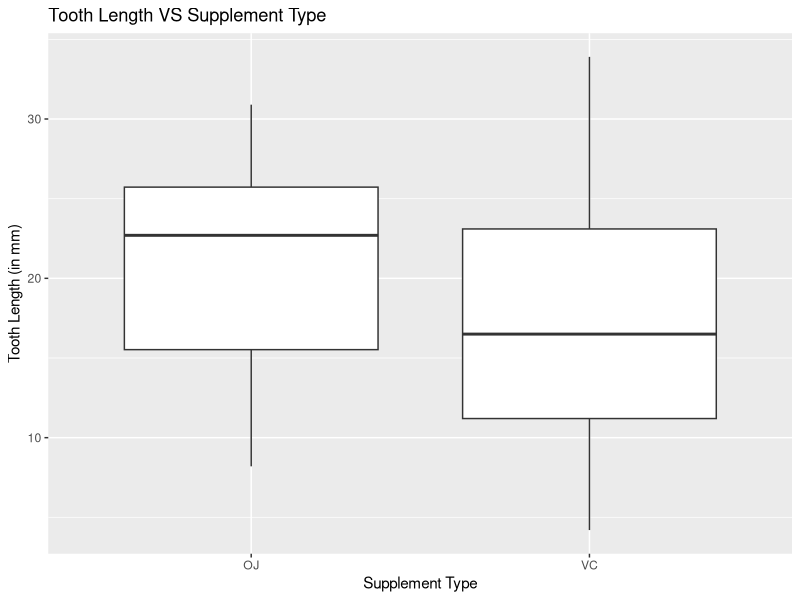
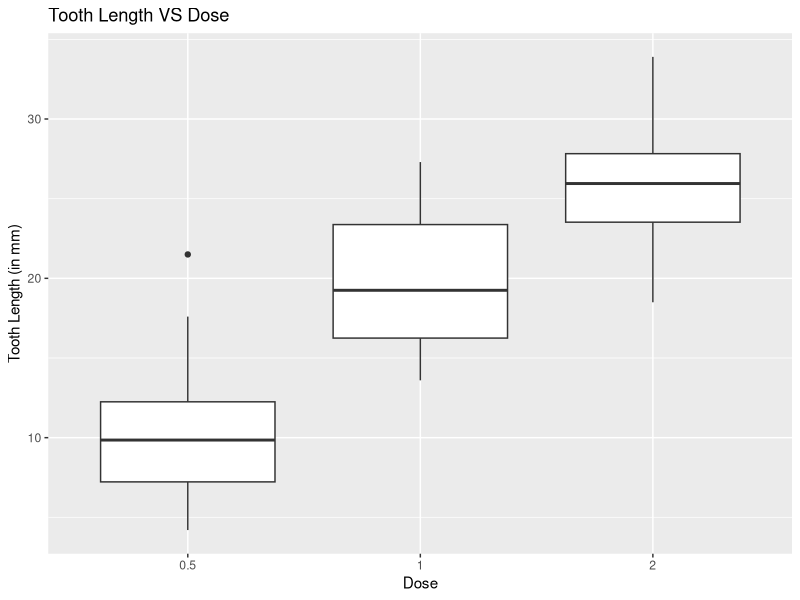
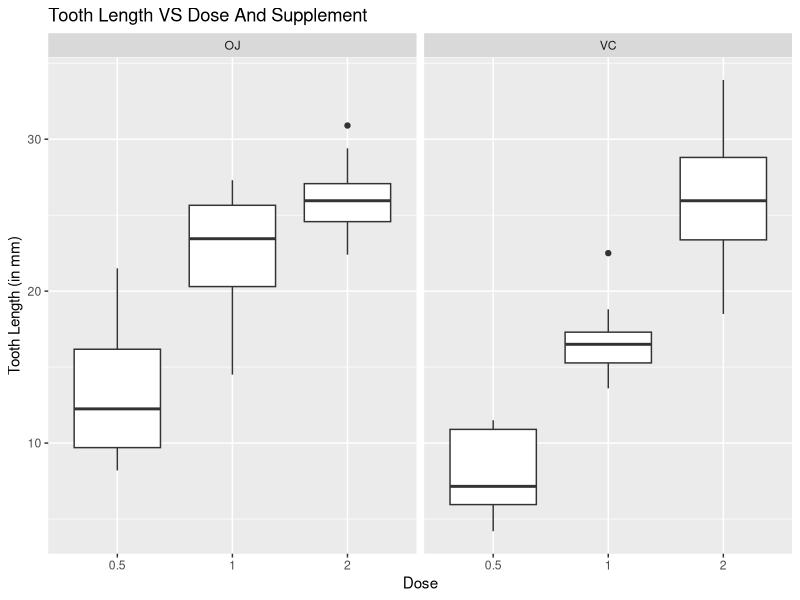

The R script that drew these images, in order: (Note: this script raises an error after producing the figures.)
## ---- chunk 1
knitr::opts_chunk$set(echo = TRUE)
knitr::opts_chunk$set(fig.width=4, fig.height=2) 
## ---- chunk 2
library(datasets)
library(ggplot2)

# Load the dataset
data = ToothGrowth

# Look at data summary
summary(data)

# Check for any missing values
sum(complete.cases(data)) == nrow(data)

# How are doses and supplement divided
table(data$dose,data$supp)

# Check number of unique dose values
unique(data$dose)

# Convert the dose to factor since only three different levels exist
data$dose = as.factor(data$dose)

## ---- chunk 3

# Tooth Length Variation with supplement
p = ggplot(data,aes(supp,len))
p = p + geom_boxplot() + xlab('Supplement Type') + ylab('Tooth Length (in mm)') + 
  labs(title='Tooth Length VS Supplement Type')
print(p)
# Tooth Length Variation with doses
p = ggplot(data,aes(dose,len))
p = p + geom_boxplot() + xlab('Dose') + ylab('Tooth Length (in mm)') + 
  labs(title='Tooth Length VS Dose')
print(p)
# Tooth Length Variation with doses
p = ggplot(data,aes(dose,len))
p = p + geom_boxplot() + xlab('Dose') + ylab('Tooth Length (in mm)') + 
  labs(title='Tooth Length VS Dose And Supplement') + facet_wrap(~supp)
print(p)
## ---- chunk 4
# Does Tooth Length vary with Dose for Orange Juice?  
df = data[data$supp=="OJ" & data$dose %in% c(0.5,1.0),]
t.test(len ~ dose, data = df, var.equal=FALSE, paired = FALSE, alternative="greater")

df = data[data$supp=="OJ" & data$dose %in% c(1.0,2.0),]
t.test(len ~ dose, data = df, var.equal=FALSE, paired = FALSE, alternative="greater")
## ---- chunk 5

# Does Tooth Length vary with Dose for Vitamin C?  
df = data[data$supp=="VC" & data$dose %in% c(0.5,1.0),]
t.test(len ~ dose, data = df, var.equal=FALSE, paired = FALSE, alternative="greater")

df = data[data$supp=="VC" & data$dose %in% c(1.0,2.0),]
t.test(len ~ dose, data = df, var.equal=FALSE, paired = FALSE, alternative="greater")

## ---- chunk 6
# Does Tooth Length vary with just supplement type?
df = data
t.test(len ~ supp, data = df, var.equal=FALSE, paired = FALSE)

## ---- chunk 7
# Does Tooth Length vary with supplement type for Dose of 0.5
df = data[data$dose %in% c(0.5),]
t.test(len ~ supp, data = df, var.equal=FALSE, paired = FALSE,alternative="less")

# Does Tooth Length vary with supplement type for Dose of 1.0
df = data[data$dose %in% c(1.0),]
t.test(len ~ supp, data = df, var.equal=FALSE, paired = FALSE,alternative="less")

# Does Tooth Length vary with supplement type for Dose of 2.0
df = data[data$dose %in% c(2.0),]
t.test(len ~ supp, data = df, var.equal=FALSE, paired = FALSE)

